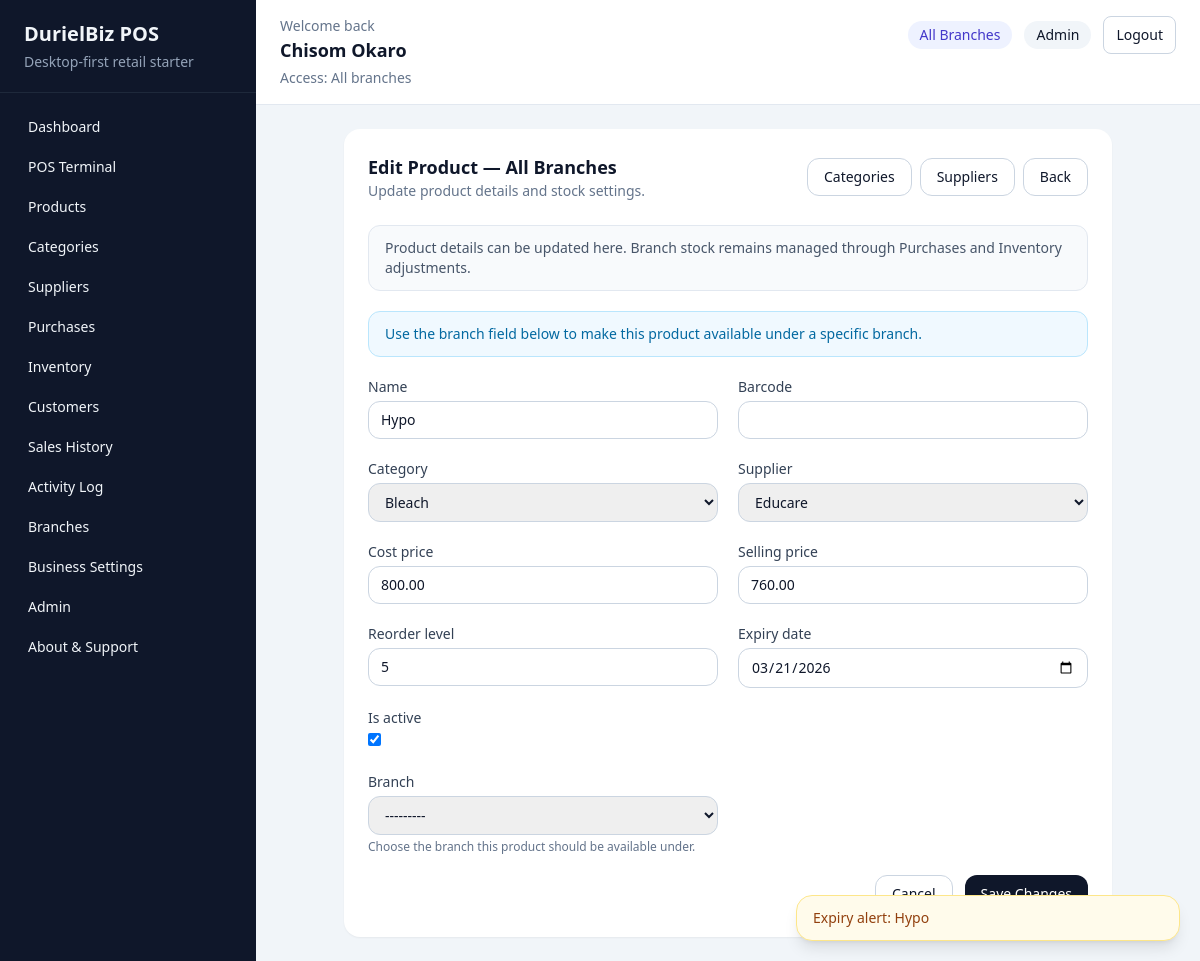
The page /products/1/edit/ (signed in) on the database its author committed.
### accounts/models.py (models this page shows, shortened)
class User(AbstractUser):
    class Role(models.TextChoices):
        ADMIN = "admin", "Admin"
        MANAGER = "manager", "Manager"
        CASHIER = "cashier", "Cashier"
        INVENTORY = "inventory", "Inventory Officer"
    role = models.CharField(max_length=20, choices=Role.choices, default=Role.CASHIER)
    phone_number = models.CharField(max_length=20, blank=True)
    branch = models.ForeignKey(
        "reports.Branch",
        on_delete=models.SET_NULL,
        related_name="users",
        null=True,
        blank=True,
    )

### products/models.py (models this page shows, shortened)
class Product(models.Model):
    name = models.CharField(max_length=255)
    slug = models.SlugField(max_length=280, unique=True, blank=True)
    barcode = models.CharField(max_length=100, unique=True, blank=True, null=True)
    category = models.ForeignKey(Category, on_delete=models.PROTECT, related_name="products")
    supplier = models.ForeignKey(
        "suppliers.Supplier",
        on_delete=models.SET_NULL,
        related_name="products",
        blank=True,
        null=True,
    )
    cost_price = models.DecimalField(max_digits=12, decimal_places=2)
    selling_price = models.DecimalField(max_digits=12, decimal_places=2)
    quantity = models.PositiveIntegerField(default=0)
    reorder_level = models.PositiveIntegerField(default=10)
    expiry_date = models.DateField(blank=True, null=True)
    is_active = models.BooleanField(default=True)
    created_at = models.DateTimeField(auto_now_add=True)
    updated_at = models.DateTimeField(auto_now=True)
    class Meta:
        ordering = ["name"]

### products/views.py (the view, shortened to what this page needs)
# urls.py: path("<int:pk>/edit/", product_update, name="update"),
@login_required
@role_required(User.Role.ADMIN, User.Role.INVENTORY)
def product_update(request, pk):
    user_branch = get_user_branch(request.user)
    product_queryset = Product.objects.all()
    if user_branch is not None:
        product_queryset = product_queryset.filter(branch_stocks__branch=user_branch).distinct()
    product = get_object_or_404(product_queryset, pk=pk)
    form = ProductForm(
        request.POST or None,
        instance=product,
        include_opening_fields=False,
        include_branch_field=True,
        user=request.user,
    )
    return render(request, "products/product_form.html", {"form": form, "product": product})

### accounts/permissions.py (called while the page is built)
def is_admin_user(user):
    return bool(getattr(user, "is_authenticated", False) and getattr(user, "role", "") == User.Role.ADMIN)

def get_user_branch(user):
    if not getattr(user, "is_authenticated", False) or is_admin_user(user):
        return None
    return getattr(user, "branch", None)

def active_branches_for_user(user):
    branches = Branch.objects.filter(is_active=True).order_by("name")
    if is_admin_user(user):
        return branches
    branch = get_user_branch(user)
    if branch is None:
        return branches.none()
    return branches.filter(pk=branch.pk)

def role_required(*allowed_roles):
    def decorator(view_func):
        @wraps(view_func)
        def _wrapped_view(request, *args, **kwargs):
            if not request.user.is_authenticated:
                return redirect("accounts:login")
            if request.user.role not in allowed_roles:
                messages.error(request, "You do not have permission to access that page.")
                return redirect(get_role_home_url(request.user))
            if request.user.role != User.Role.ADMIN and not getattr(request.user, "branch_id", None):
                messages.error(request, "Your account is not assigned to a branch.")
                return redirect("accounts:logout")
            return view_func(request, *args, **kwargs)
        return _wrapped_view
    return decorator

### products/models.py (called while the page is built)
    def __str__(self) -> str:
        return self.name

### reports/context_processors.py (called while the page is built)
def business_settings(request):
    return {"business_settings": BusinessSettings.get_solo()}

### reports/models.py (called while the page is built)
    @classmethod
    def get_solo(cls):
        settings, _ = cls.objects.get_or_create(pk=1)
        return settings

### suppliers/models.py (called while the page is built)
    def __str__(self) -> str:
        return self.name

### templates/products/product_form.html (shortened to what this page needs)
{% extends "base.html" %}
{% block content %}
    <section class="mx-auto max-w-3xl rounded-2xl bg-white p-6 shadow-sm">
        <div class="mb-6 flex items-center justify-between">
            <div>
                <h3 class="text-lg font-semibold">
                    {% if product %}Edit Product{% else %}Add Product{% endif %} —
                    {% if request.user.role == 'admin' %}All Branches{% else %}{{ request.user.branch.name }}{% endif %}
                </h3>
                <p class="text-sm text-slate-500">{% if product %}Update product details and stock settings.{% else %}Create a product record without opening Django admin.{% endif %}</p>
            </div>
            <div class="flex gap-2">
                <a href="{% url 'products:category-list' %}" class="rounded-xl border border-slate-300 px-4 py-2 text-sm">Categories</a>
                <a href="{% url 'suppliers:list' %}" class="rounded-xl border border-slate-300 px-4 py-2 text-sm">Suppliers</a>
                <a href="{% url 'products:list' %}" class="rounded-xl border border-slate-300 px-4 py-2 text-sm">Back</a>
            </div>
        </div>
        <form method="post" class="grid gap-5 md:grid-cols-2">
            {% if product %}
                <div class="md:col-span-2 rounded-xl border border-slate-200 bg-slate-50 px-4 py-3 text-sm text-slate-600">
                    Product details can be updated here. Branch stock remains managed through Purchases and Inventory adjustments.
                </div>
            {% else %}
                <div class="md:col-span-2 rounded-xl border border-emerald-200 bg-emerald-50 px-4 py-3 text-sm text-emerald-700">
                    You can create the product and add opening stock in one step.
                </div>
            {% endif %}
            {% if product and request.user.role == 'admin' %}
                <div class="md:col-span-2 rounded-xl border border-sky-200 bg-sky-50 px-4 py-3 text-sm text-sky-700">
                    Use the branch field below to make this product available under a specific branch.
                </div>
            {% endif %}
            {% for field in form %}
                {% if request.user.role != 'admin' and field.name == 'opening_branch' %}
                {% else %}
                <div class="{% if field.name == 'is_active' %}md:col-span-2{% endif %}">
                    <label class="block text-sm font-medium text-slate-700">{{ field.label }}</label>
                    {{ field }}
                    {% if field.help_text %}
                        <p class="mt-1 text-xs text-slate-500">{{ field.help_text }}</p>
                    {% endif %}
                </div>
                {% endif %}
            {% endfor %}
            <div class="md:col-span-2 flex justify-end gap-3">
                <a href="{% url 'products:list' %}" class="rounded-xl border border-slate-300 px-4 py-2 text-sm">Cancel</a>
                <button class="rounded-xl bg-slate-900 px-4 py-2 text-sm text-white">{% if product %}Save Changes{% else %}Save Product{% endif %}</button>
            </div>
        </form>
    </section>
{% endblock %}

### templates/base.html (shortened to what this page needs)
<!DOCTYPE html>
<html lang="en">
<head>
    <script src="https://cdn.tailwindcss.com"></script>
</head>
<body class="min-h-screen bg-slate-100 text-slate-900">
    <div class="flex min-h-screen">
        <aside class="hidden w-64 bg-slate-900 text-slate-100 lg:block">
            <div class="border-b border-slate-800 px-6 py-5">
                <h1 class="text-xl font-semibold">DurielBiz POS</h1>
                <p class="mt-1 text-sm text-slate-400">Desktop-first retail starter</p>
            </div>
            <nav class="space-y-1 px-4 py-4 text-sm">
                {% if request.user.role == 'admin' or request.user.role == 'cashier' or request.user.role == 'manager' %}
                    <a href="{% url 'reports:dashboard' %}" class="block rounded-lg px-3 py-2 hover:bg-slate-800">Dashboard</a>
                {% endif %}
                {% if request.user.role == 'admin' or request.user.role == 'cashier' %}
                    <a href="{% url 'sales:pos' %}" class="block rounded-lg px-3 py-2 hover:bg-slate-800">POS Terminal</a>
                {% endif %}
                {% if request.user.role == 'admin' or request.user.role == 'inventory' %}
                    <a href="{% url 'products:list' %}" class="block rounded-lg px-3 py-2 hover:bg-slate-800">Products</a>
                    <a href="{% url 'products:category-list' %}" class="block rounded-lg px-3 py-2 hover:bg-slate-800">Categories</a>
                    <a href="{% url 'suppliers:list' %}" class="block rounded-lg px-3 py-2 hover:bg-slate-800">Suppliers</a>
                    <a href="{% url 'purchases:list' %}" class="block rounded-lg px-3 py-2 hover:bg-slate-800">Purchases</a>
                    <a href="{% url 'inventory:overview' %}" class="block rounded-lg px-3 py-2 hover:bg-slate-800">Inventory</a>
                {% endif %}
                {% if request.user.role == 'admin' %}
                    <a href="{% url 'sales:customer-list' %}" class="block rounded-lg px-3 py-2 hover:bg-slate-800">Customers</a>
                    <a href="{% url 'sales:history' %}" class="block rounded-lg px-3 py-2 hover:bg-slate-800">Sales History</a>
                    <a href="{% url 'accounts:activity-log' %}" class="block rounded-lg px-3 py-2 hover:bg-slate-800">Activity Log</a>
                    <a href="{% url 'reports:branch-list' %}" class="block rounded-lg px-3 py-2 hover:bg-slate-800">Branches</a>
                    <a href="{% url 'reports:business-settings' %}" class="block rounded-lg px-3 py-2 hover:bg-slate-800">Business Settings</a>
                    <a href="{% url 'accounts:admin-center' %}" class="block rounded-lg px-3 py-2 hover:bg-slate-800">Admin</a>
                {% endif %}
                <a href="{% url 'accounts:about-support' %}" class="block rounded-lg px-3 py-2 hover:bg-slate-800">About & Support</a>
            </nav>
        </aside>
        <main class="flex-1">
            <header class="border-b border-slate-200 bg-white">
                <div class="flex flex-wrap items-start justify-between gap-4 px-4 py-4 sm:px-6">
                    <div class="flex items-start gap-3">
                        <div>
                        <p class="text-sm text-slate-500">Welcome back</p>
                        <h2 class="text-lg font-semibold">{{ request.user.get_full_name|default:request.user.username }}</h2>
                        <p class="mt-1 text-sm text-slate-500">
                            {% if request.user.role == 'admin' %}
                                Access: All branches
                            {% elif request.user.branch %}
                                Branch: {{ request.user.branch.name }}
                            {% else %}
                                Branch: Not assigned
                            {% endif %}
                        </p>
                    </div>
                    </div>
                    <div class="flex flex-wrap items-center justify-end gap-3 text-sm">
                        {% if request.user.role == 'admin' %}
                            <span class="rounded-full bg-indigo-50 px-3 py-1 text-indigo-700">All Branches</span>
                        {% elif request.user.branch %}
                            <span class="rounded-full bg-emerald-50 px-3 py-1 text-emerald-700">{{ request.user.branch.name }}</span>
                        {% endif %}
                        <span class="rounded-full bg-slate-100 px-3 py-1">{{ request.user.get_role_display|default:"User" }}</span>
                        <form method="post" action="{% url 'accounts:logout' %}">
                            <button class="rounded-lg border border-slate-300 px-3 py-2 hover:bg-slate-50">Logout</button>
                        </form>
                    </div>
                </div>
            </header>
            <div class="px-6 py-6">
                {% block content %}{% endblock %}
            </div>
        </main>
    </div>
    <div id="toastContainer" class="fixed bottom-5 right-5 z-50 flex w-full max-w-sm flex-col gap-3"></div>
</body>
</html>

### rows shown on the page
User: user.get_full_name "Chisom Okaro", user.role "Admin"
Product: form "Hypo" "Bleach" "Educare" "800.00" "760.00" "5" "03/21/2026" "☑"

### other values the page prints
{{ field.label }} "Name" "Barcode" "Category" "Supplier" "Cost price" "Selling price" "Reorder level" "Expiry date" "Is active" "Branch"
{{ field.help_text }} "Choose the branch this product should be available under."
